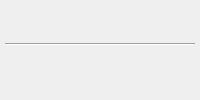
<?xml version="1.0" encoding="UTF-8"?>
<ui version="4.0">
 <class>TWizard</class>
 <widget class="QDialog" name="TWizard">
  <layout class="QVBoxLayout" name="verticalLayout">
   <property name="leftMargin">
    <number>5</number>
   </property>
   <property name="topMargin">
    <number>5</number>
   </property>
   <property name="rightMargin">
    <number>5</number>
   </property>
   <property name="bottomMargin">
    <number>5</number>
   </property>
   <item>
    <layout class="QHBoxLayout" name="headerLayout">
     <item>
      <widget class="QLabel" name="titleLabel">
       <property name="font">
        <font>
         <pointsize>16</pointsize>
         <weight>75</weight>
         <bold>true</bold>
        </font>
       </property>
      </widget>
     </item>
     <item>
      <widget class="QLabel" name="logoLabel">
       <property name="sizePolicy">
        <sizepolicy hsizetype="Fixed" vsizetype="Fixed">
         <horstretch>0</horstretch>
         <verstretch>0</verstretch>
        </sizepolicy>
       </property>
       <property name="minimumSize">
        <size>
         <width>32</width>
         <height>32</height>
        </size>
       </property>
      </widget>
     </item>
    </layout>
   </item>
   <item>
    <widget class="Line" name="headerLine">
     <property name="orientation">
      <enum>Qt::Horizontal</enum>
     </property>
    </widget>
   </item>
   <item>
    <widget class="QStackedWidget" name="pageWidget"/>
   </item>
  </layout>
 </widget>
 <resources/>
 <connections/>
</ui>
